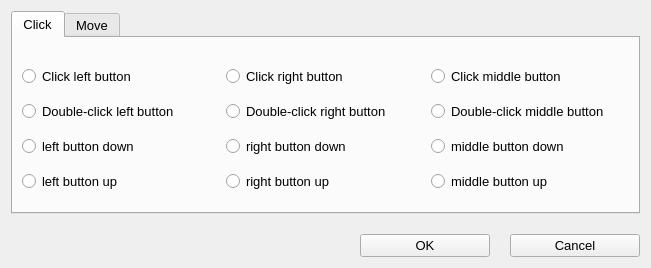
<?xml version="1.0" encoding="UTF-8"?>
<ui version="4.0">
 <class>MouseActionEditDialog</class>
 <widget class="QDialog" name="MouseActionEditDialog">
  <property name="geometry">
   <rect>
    <x>0</x>
    <y>0</y>
    <width>651</width>
    <height>268</height>
   </rect>
  </property>
  <property name="font">
   <font>
    <pointsize>10</pointsize>
   </font>
  </property>
  <property name="windowTitle">
   <string>Dialog</string>
  </property>
  <layout class="QGridLayout" name="gridLayout">
   <property name="verticalSpacing">
    <number>20</number>
   </property>
   <item row="0" column="0">
    <widget class="QTabWidget" name="mouseActionTabWidget">
     <property name="currentIndex">
      <number>0</number>
     </property>
     <widget class="QWidget" name="clickActionTab">
      <attribute name="title">
       <string>Click</string>
      </attribute>
      <layout class="QGridLayout" name="gridLayout_2">
       <property name="topMargin">
        <number>20</number>
       </property>
       <property name="bottomMargin">
        <number>9</number>
       </property>
       <item row="0" column="0">
        <widget class="QRadioButton" name="leftClick">
         <property name="text">
          <string>Click left button</string>
         </property>
        </widget>
       </item>
       <item row="0" column="1">
        <widget class="QRadioButton" name="rightClick">
         <property name="text">
          <string>Click right button</string>
         </property>
        </widget>
       </item>
       <item row="0" column="2">
        <widget class="QRadioButton" name="middleClick">
         <property name="text">
          <string>Click middle button</string>
         </property>
        </widget>
       </item>
       <item row="1" column="0">
        <widget class="QRadioButton" name="leftDclick">
         <property name="text">
          <string>Double-click left button</string>
         </property>
        </widget>
       </item>
       <item row="1" column="1">
        <widget class="QRadioButton" name="rightDclick">
         <property name="text">
          <string>Double-click right button</string>
         </property>
        </widget>
       </item>
       <item row="1" column="2">
        <widget class="QRadioButton" name="middleDclick">
         <property name="text">
          <string>Double-click middle button</string>
         </property>
        </widget>
       </item>
       <item row="2" column="0">
        <widget class="QRadioButton" name="leftDown">
         <property name="text">
          <string>left button down</string>
         </property>
        </widget>
       </item>
       <item row="2" column="1">
        <widget class="QRadioButton" name="rightDown">
         <property name="text">
          <string>right button down</string>
         </property>
        </widget>
       </item>
       <item row="2" column="2">
        <widget class="QRadioButton" name="middleDown">
         <property name="text">
          <string>middle button down</string>
         </property>
        </widget>
       </item>
       <item row="3" column="0">
        <widget class="QRadioButton" name="leftUp">
         <property name="text">
          <string>left button up</string>
         </property>
        </widget>
       </item>
       <item row="3" column="1">
        <widget class="QRadioButton" name="rightUp">
         <property name="text">
          <string>right button up</string>
         </property>
        </widget>
       </item>
       <item row="3" column="2">
        <widget class="QRadioButton" name="middleUp">
         <property name="text">
          <string>middle button up</string>
         </property>
        </widget>
       </item>
      </layout>
     </widget>
     <widget class="QWidget" name="moveActionTab">
      <attribute name="title">
       <string>Move</string>
      </attribute>
      <layout class="QGridLayout" name="gridLayout_3">
       <property name="topMargin">
        <number>20</number>
       </property>
       <item row="1" column="0" colspan="3">
        <layout class="QHBoxLayout" name="horizontalLayout_2">
         <item>
          <widget class="QRadioButton" name="moveTo">
           <property name="minimumSize">
            <size>
             <width>100</width>
             <height>0</height>
            </size>
           </property>
           <property name="text">
            <string>Move to:</string>
           </property>
          </widget>
         </item>
         <item>
          <widget class="QLabel" name="label_2">
           <property name="minimumSize">
            <size>
             <width>25</width>
             <height>0</height>
            </size>
           </property>
           <property name="text">
            <string>X</string>
           </property>
           <property name="alignment">
            <set>Qt::AlignRight|Qt::AlignTrailing|Qt::AlignVCenter</set>
           </property>
          </widget>
         </item>
         <item>
          <widget class="QLineEdit" name="xEdit"/>
         </item>
         <item>
          <widget class="QLabel" name="label_3">
           <property name="minimumSize">
            <size>
             <width>25</width>
             <height>0</height>
            </size>
           </property>
           <property name="text">
            <string>Y</string>
           </property>
           <property name="alignment">
            <set>Qt::AlignRight|Qt::AlignTrailing|Qt::AlignVCenter</set>
           </property>
          </widget>
         </item>
         <item>
          <widget class="QLineEdit" name="yEdit"/>
         </item>
        </layout>
       </item>
       <item row="2" column="0" colspan="6">
        <layout class="QHBoxLayout" name="horizontalLayout_3">
         <item>
          <widget class="QRadioButton" name="moveOffset">
           <property name="minimumSize">
            <size>
             <width>100</width>
             <height>0</height>
            </size>
           </property>
           <property name="text">
            <string>Move offset</string>
           </property>
           <property name="autoExclusive">
            <bool>true</bool>
           </property>
          </widget>
         </item>
         <item>
          <widget class="QLabel" name="label_5">
           <property name="minimumSize">
            <size>
             <width>25</width>
             <height>0</height>
            </size>
           </property>
           <property name="text">
            <string>X</string>
           </property>
           <property name="alignment">
            <set>Qt::AlignRight|Qt::AlignTrailing|Qt::AlignVCenter</set>
           </property>
          </widget>
         </item>
         <item>
          <widget class="QLineEdit" name="xOffsetEdit"/>
         </item>
         <item>
          <widget class="QLabel" name="label_4">
           <property name="minimumSize">
            <size>
             <width>70</width>
             <height>0</height>
            </size>
           </property>
           <property name="text">
            <string>pixels</string>
           </property>
          </widget>
         </item>
         <item>
          <widget class="QLabel" name="label_6">
           <property name="minimumSize">
            <size>
             <width>25</width>
             <height>0</height>
            </size>
           </property>
           <property name="text">
            <string>Y</string>
           </property>
           <property name="alignment">
            <set>Qt::AlignRight|Qt::AlignTrailing|Qt::AlignVCenter</set>
           </property>
          </widget>
         </item>
         <item>
          <widget class="QLineEdit" name="yOffsetEdit"/>
         </item>
         <item>
          <widget class="QLabel" name="label_7">
           <property name="minimumSize">
            <size>
             <width>70</width>
             <height>0</height>
            </size>
           </property>
           <property name="text">
            <string>pixels</string>
           </property>
          </widget>
         </item>
        </layout>
       </item>
       <item row="3" column="0">
        <layout class="QHBoxLayout" name="horizontalLayout_4">
         <item>
          <widget class="QRadioButton" name="scrollUp">
           <property name="minimumSize">
            <size>
             <width>100</width>
             <height>0</height>
            </size>
           </property>
           <property name="text">
            <string>Scroll up</string>
           </property>
           <property name="autoExclusive">
            <bool>true</bool>
           </property>
          </widget>
         </item>
         <item>
          <widget class="QLineEdit" name="scrollUpEdit"/>
         </item>
         <item>
          <widget class="QLabel" name="label_8">
           <property name="minimumSize">
            <size>
             <width>80</width>
             <height>0</height>
            </size>
           </property>
           <property name="text">
            <string>pixels</string>
           </property>
          </widget>
         </item>
         <item>
          <widget class="QRadioButton" name="scrollDown">
           <property name="minimumSize">
            <size>
             <width>110</width>
             <height>0</height>
            </size>
           </property>
           <property name="text">
            <string>Scroll down</string>
           </property>
           <property name="autoExclusive">
            <bool>true</bool>
           </property>
          </widget>
         </item>
         <item>
          <widget class="QLineEdit" name="scrollDownEdit"/>
         </item>
         <item>
          <widget class="QLabel" name="label_9">
           <property name="minimumSize">
            <size>
             <width>80</width>
             <height>0</height>
            </size>
           </property>
           <property name="text">
            <string>pixels</string>
           </property>
          </widget>
         </item>
        </layout>
       </item>
      </layout>
     </widget>
    </widget>
   </item>
   <item row="3" column="0">
    <layout class="QHBoxLayout" name="horizontalLayout">
     <property name="spacing">
      <number>20</number>
     </property>
     <item>
      <spacer name="horizontalSpacer">
       <property name="orientation">
        <enum>Qt::Horizontal</enum>
       </property>
       <property name="sizeHint" stdset="0">
        <size>
         <width>40</width>
         <height>20</height>
        </size>
       </property>
      </spacer>
     </item>
     <item>
      <widget class="QPushButton" name="ok">
       <property name="minimumSize">
        <size>
         <width>130</width>
         <height>0</height>
        </size>
       </property>
       <property name="text">
        <string>OK</string>
       </property>
       <property name="autoDefault">
        <bool>false</bool>
       </property>
      </widget>
     </item>
     <item>
      <widget class="QPushButton" name="cancel">
       <property name="minimumSize">
        <size>
         <width>130</width>
         <height>0</height>
        </size>
       </property>
       <property name="text">
        <string>Cancel</string>
       </property>
       <property name="autoDefault">
        <bool>false</bool>
       </property>
      </widget>
     </item>
    </layout>
   </item>
  </layout>
 </widget>
 <resources/>
 <connections/>
</ui>
